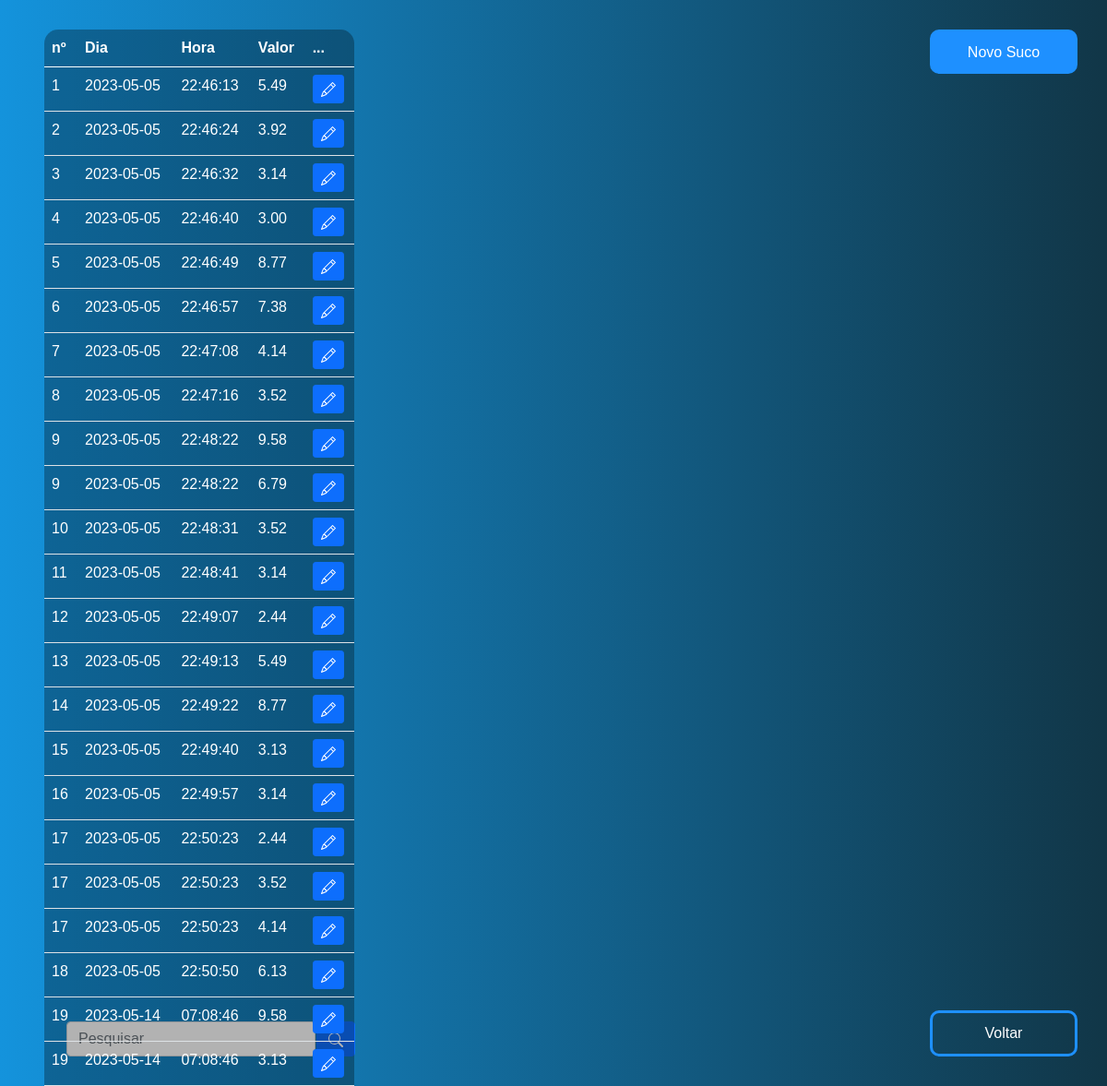
Screenshot of /admin123/vendas/vendas.php with the database file from the repository.
### tables this page shows
CREATE TABLE `admin_vendas_uni` (
  `id` int(11) NOT NULL AUTO_INCREMENT,
  `id_venda_uni` varchar(45) NOT NULL,
  `dia` date NOT NULL,
  `hora` varchar(45) NOT NULL,
  `id_fk` varchar(45) NOT NULL,
  `nome` varchar(45) NOT NULL,
  `liquido` varchar(45) NOT NULL,
  `preferencia` varchar(45) NOT NULL,
  `valor` decimal(4,2) NOT NULL,
  `acrescimo` varchar(45) NOT NULL,
  `valor_acrescimo` decimal(4,2) NOT NULL,
  PRIMARY KEY (`id`)
);

### admin123/vendas/vendas.php (the view, shortened to what this page needs)
<?php
    include_once('../../config.php');
    if(!empty($_GET['search']))
    {
        $data = $_GET['search'];
        $sql = "SELECT * FROM admin_vendas_uni WHERE id LIKE '%$data%' or nome LIKE '%$data%' ORDER BY id ";
    }
    else
    {
        $sql = "SELECT * FROM admin_vendas_uni ";
    }
    $result = $conexao->query($sql);
?>
<!DOCTYPE html>
<html lang="en">
<head>
    <link href="https://cdn.jsdelivr.net/npm/bootstrap@5.0.2/dist/css/bootstrap.min.css" rel="stylesheet">
</head>
<body>
    <div class="box-search">
        <input type="search" class="form-control w-25" placeholder="Pesquisar" id="pesquisar">
        <button onclick="searchData()" class="btn btn-primary" >
        </button>
    </div>
    <div class="m-5">
        <table class="table text-white table-bg table-bg-1">
            <thead>
                <tr>
                    <th scope="col">nº</th>
                    <th scope="col">Dia</th>
                    <th scope="col">Hora</th>
                    <th scope="col">Valor</th>
                    <th scope="col">...</th>
                </tr>
            </thead>
            <tbody>
                <?php
                    while($user_data = mysqli_fetch_assoc($result)) {
                            echo "<tr>";
                            echo "<td>".$user_data['id_venda_uni']."</td>";
                            echo "<td>".$user_data['dia']."</td>";
                            echo "<td>".$user_data['hora']."</td>";
                            echo "<td>".$user_data['valor']."</td>";
                            echo "<td>
                            <a class='btn btn-sm btn-primary' href='edit.php?id=$user_data[id]' title='Editar'>
                                <svg xmlns='http://www.w3.org/2000/svg' width='16' height='16' fill='currentColor' class='bi bi-pencil' viewBox='0 0 16 16'>
                                    <path d='M12.146.146a.5.5 0 0 1 .708 0l3 3a.5.5 0 0 1 0 .708l-10 10a.5.5 0 0 1-.168.11l-5 2a.5.5 0 0 1-.65-.65l2-5a.5.5 0 0 1 .11-.168l10-10zM11.207 2.5 13.5 4.793 14.793 3.5 12.5 1.207 11.207 2.5zm1.586 3L10.5 3.207 4 9.707V10h.5a.5.5 0 0 1 .5.5v.5h.5a.5.5 0 0 1 .5.5v.5h.293l6.5-6.5zm-9.761 5.175-.106.106-1.528 3.821 3.821-1.528.106-.106A.5.5 0 0 1 5 12.5V12h-.5a.5.5 0 0 1-.5-.5V11h-.5a.5.5 0 0 1-.468-.325z'/>
                                </svg>
                                </a>
                                </td>";
                            echo "</tr>";
                    }
                    ?>
            </tbody>
        </table>
    </div>
    <a href="new.php" id="id_novo_suco">Novo Suco</a>
    <a href="../admin.php" id="id_voltar">Voltar</a>
</body>
</html>

### admin123/vendas/vendas.php (style rules this page uses)
body { font-family: Arial, Helvetica, sans-serif; background-image: linear-gradient(to right, rgb(20, 147, 220), rgb(17, 54, 71)); }
.table-bg { background: rgba(0, 0, 0, 0.3); border-radius: 15px 15px 0 0; width: 28vw; position:absolute; top:4vh; left: 4vw; }
.box-search { display: flex; gap: .1%; position:absolute; bottom:2rem; left:6vw; width: 90vw; }
#id_novo_suco,#id_voltar { text-decoration: none; color: white; border: 3px solid dodgerblue; border-radius: 10px; padding: 10px; position:absolute; bottom:2rem; right:2rem; width: 10rem; font-size: 1rem; text-align: center; }
#id_novo_suco,#id_voltar:hover { background-color: dodgerblue; }
#id_novo_suco { top:2rem; height:3rem; }

### rows the page displays
admin_vendas_uni: id_venda_uni "1", dia "2023-05-05", hora "22:46:13", valor "5.49"
admin_vendas_uni: id_venda_uni "2", dia "2023-05-05", hora "22:46:24", valor "3.92"
admin_vendas_uni: id_venda_uni "3", dia "2023-05-05", hora "22:46:32", valor "3.14"
admin_vendas_uni: id_venda_uni "4", dia "2023-05-05", hora "22:46:40", valor "3.00"
admin_vendas_uni: id_venda_uni "5", dia "2023-05-05", hora "22:46:49", valor "8.77"
admin_vendas_uni: id_venda_uni "6", dia "2023-05-05", hora "22:46:57", valor "7.38"
admin_vendas_uni: id_venda_uni "7", dia "2023-05-05", hora "22:47:08", valor "4.14"
admin_vendas_uni: id_venda_uni "8", dia "2023-05-05", hora "22:47:16", valor "3.52"
admin_vendas_uni: id_venda_uni "9", dia "2023-05-05", hora "22:48:22", valor "9.58"
admin_vendas_uni: id_venda_uni "9", dia "2023-05-05", hora "22:48:22", valor "6.79"
admin_vendas_uni: id_venda_uni "10", dia "2023-05-05", hora "22:48:31", valor "3.52"
admin_vendas_uni: id_venda_uni "11", dia "2023-05-05", hora "22:48:41", valor "3.14"
admin_vendas_uni: id_venda_uni "12", dia "2023-05-05", hora "22:49:07", valor "2.44"
admin_vendas_uni: id_venda_uni "13", dia "2023-05-05", hora "22:49:13", valor "5.49"
admin_vendas_uni: id_venda_uni "14", dia "2023-05-05", hora "22:49:22", valor "8.77"
admin_vendas_uni: id_venda_uni "15", dia "2023-05-05", hora "22:49:40", valor "3.13"
admin_vendas_uni: id_venda_uni "16", dia "2023-05-05", hora "22:49:57", valor "3.14"
admin_vendas_uni: id_venda_uni "17", dia "2023-05-05", hora "22:50:23", valor "2.44"
admin_vendas_uni: id_venda_uni "17", dia "2023-05-05", hora "22:50:23", valor "3.52"
admin_vendas_uni: id_venda_uni "17", dia "2023-05-05", hora "22:50:23", valor "4.14"
admin_vendas_uni: id_venda_uni "18", dia "2023-05-05", hora "22:50:50", valor "6.13"
admin_vendas_uni: id_venda_uni "19", dia "2023-05-14", hora "07:08:46", valor "9.58"
admin_vendas_uni: id_venda_uni "19", dia "2023-05-14", hora "07:08:46", valor "3.13"
